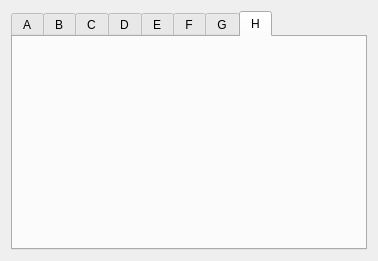
<?xml version="1.0" encoding="UTF-8"?>
<ui version="4.0">
 <class>EFrame</class>
 <widget class="QEFrame" name="EFrame">
  <property name="geometry">
   <rect>
    <x>0</x>
    <y>0</y>
    <width>378</width>
    <height>261</height>
   </rect>
  </property>
  <property name="windowTitle">
   <string>SSI Encoder</string>
  </property>
  <layout class="QVBoxLayout" name="verticalLayout">
   <item>
    <widget class="QTabWidget" name="tabWidget">
     <property name="currentIndex">
      <number>7</number>
     </property>
     <widget class="QWidget" name="tab">
      <attribute name="title">
       <string>A</string>
      </attribute>
      <layout class="QVBoxLayout" name="verticalLayout_2">
       <item>
        <widget class="QEForm" name="qeform">
         <property name="uiFile" stdset="0">
          <string>galil_motor_ssi.ui</string>
         </property>
         <property name="variableSubstitutions" stdset="0">
          <string>M=$(M1)</string>
         </property>
        </widget>
       </item>
      </layout>
     </widget>
     <widget class="QWidget" name="tab_2">
      <attribute name="title">
       <string>B</string>
      </attribute>
      <layout class="QVBoxLayout" name="verticalLayout_3">
       <item>
        <widget class="QEForm" name="qeform_2">
         <property name="uiFile" stdset="0">
          <string>galil_motor_ssi.ui</string>
         </property>
         <property name="variableSubstitutions" stdset="0">
          <string>M=$(M2)</string>
         </property>
        </widget>
       </item>
      </layout>
     </widget>
     <widget class="QWidget" name="tab_3">
      <attribute name="title">
       <string>C</string>
      </attribute>
      <layout class="QVBoxLayout" name="verticalLayout_4">
       <item>
        <widget class="QEForm" name="qeform_3">
         <property name="uiFile" stdset="0">
          <string>galil_motor_ssi.ui</string>
         </property>
         <property name="variableSubstitutions" stdset="0">
          <string>M=$(M3)</string>
         </property>
        </widget>
       </item>
      </layout>
     </widget>
     <widget class="QWidget" name="tab_4">
      <attribute name="title">
       <string>D</string>
      </attribute>
      <layout class="QVBoxLayout" name="verticalLayout_5">
       <item>
        <widget class="QEForm" name="qeform_4">
         <property name="uiFile" stdset="0">
          <string>galil_motor_ssi.ui</string>
         </property>
         <property name="variableSubstitutions" stdset="0">
          <string>M=$(M4)</string>
         </property>
        </widget>
       </item>
      </layout>
     </widget>
     <widget class="QWidget" name="tab_5">
      <attribute name="title">
       <string>E</string>
      </attribute>
      <layout class="QVBoxLayout" name="verticalLayout_6">
       <item>
        <widget class="QEForm" name="qeform_5">
         <property name="uiFile" stdset="0">
          <string>galil_motor_ssi.ui</string>
         </property>
         <property name="variableSubstitutions" stdset="0">
          <string>M=$(M5)</string>
         </property>
        </widget>
       </item>
      </layout>
     </widget>
     <widget class="QWidget" name="tab_6">
      <attribute name="title">
       <string>F</string>
      </attribute>
      <layout class="QVBoxLayout" name="verticalLayout_7">
       <item>
        <widget class="QEForm" name="qeform_6">
         <property name="uiFile" stdset="0">
          <string>galil_motor_ssi.ui</string>
         </property>
         <property name="variableSubstitutions" stdset="0">
          <string>M=$(M6)</string>
         </property>
        </widget>
       </item>
      </layout>
     </widget>
     <widget class="QWidget" name="tab_7">
      <attribute name="title">
       <string>G</string>
      </attribute>
      <layout class="QVBoxLayout" name="verticalLayout_8">
       <item>
        <widget class="QEForm" name="qeform_7">
         <property name="uiFile" stdset="0">
          <string>galil_motor_ssi.ui</string>
         </property>
         <property name="variableSubstitutions" stdset="0">
          <string>M=$(M7)</string>
         </property>
        </widget>
       </item>
      </layout>
     </widget>
     <widget class="QWidget" name="tab_8">
      <attribute name="title">
       <string>H</string>
      </attribute>
      <layout class="QVBoxLayout" name="verticalLayout_9">
       <item>
        <widget class="QEForm" name="qeform_8">
         <property name="uiFile" stdset="0">
          <string>galil_motor_ssi.ui</string>
         </property>
         <property name="variableSubstitutions" stdset="0">
          <string>M=$(M8)</string>
         </property>
        </widget>
       </item>
      </layout>
     </widget>
    </widget>
   </item>
  </layout>
 </widget>
 <customwidgets>
  <customwidget>
   <class>QEForm</class>
   <extends>QWidget</extends>
   <header>QEForm.h</header>
  </customwidget>
  <customwidget>
   <class>QEFrame</class>
   <extends>QFrame</extends>
   <header>QEFrame.h</header>
   <container>1</container>
  </customwidget>
 </customwidgets>
 <resources/>
 <connections/>
</ui>
